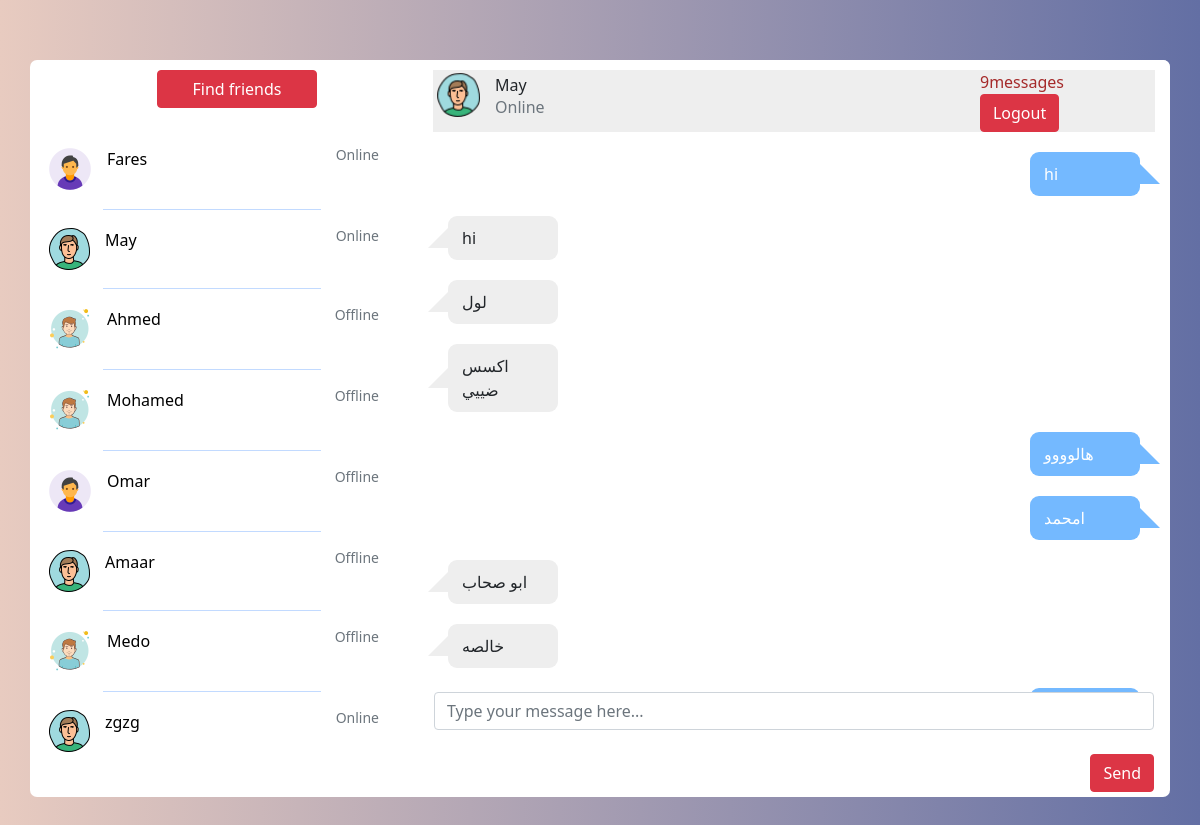
Screenshot of /chatroom.php?name=May (signed in) with the database file from the repository.
### tables this page shows
CREATE TABLE `users` (
  `id` int(7) NOT NULL,
  `user_name` varchar(32) NOT NULL,
  `user_email` varchar(32) NOT NULL,
  `user_password` varchar(32) NOT NULL,
  `user_profile` varchar(255) NOT NULL,
  `user_status` varchar(32) NOT NULL
);

CREATE TABLE `users_chat` (
  `msg_id` int(11) NOT NULL,
  `sender_username` varchar(100) NOT NULL,
  `receiver_username` varchar(100) NOT NULL,
  `msg_content` varchar(255) NOT NULL,
  `msg_stauts` text NOT NULL,
  `msg_date` timestamp NOT NULL DEFAULT current_timestamp()
);

### chatroom.php (the view, shortened to what this page needs)
<!DOCTYPE html>
<?php
include("include/Database_connection.php");
?>
<html lang="">
<head>
  <link href="https://cdn.jsdelivr.net/npm/bootstrap@5.0.2/dist/css/bootstrap.min.css" rel="stylesheet">
  <link rel="stylesheet" href="src/chatroom.css">
</head>
<body>
<div class="container">
  <div class="row no-gutters">
            <?php
                $user=$_SESSION['user_email'];
                $get_user ="select * from users where user_email='$user'";
                $run_user = mysqli_query($connect,$get_user);
                $row = mysqli_fetch_array($run_user);
                $user_name =$row['user_name'];
            ?>
               <?php
                if(isset($_GET['name'])){
                      global $connect;
                     $get_username=$_GET['name'];
                     $get_user= "select * from users where user_name='$get_username'";
                     $run_user=mysqli_query($connect,$get_user);
                     $row_user =mysqli_fetch_array($run_user);
                     $username= $row_user['user_name'];
                     $user_profile_image = $row_user['user_profile'];
                 }else{
                   header("location:login.php");
                }
               $total_messages = "select * from users_chat where (sender_username='$user_name' AND receiver_username='$username') OR (receiver_username='$user_name' AND sender_username='$username')";
               $run_messages =mysqli_query($connect,$total_messages);
               $total = mysqli_num_rows($run_messages);
               ?>
    <div class="col-md-4 border-right" style='
    overflow-y: scroll;
    scroll-behavior: smooth;
    height: 700px;
    overflow-x: hidden;'>
      <div class="settings-tray mx-sm-3 mb-2">
            <form method="post" class="form-inline">
                 <div class="form-group mx-sm-3 mb-2">
                   <button class=" btn btn-danger col-md-6" style="width:160px; margin-left:80px;" name="name">Find friends</button>
                  </div>
                </form>
      </div>
     <?php include("include/get_users_data.php"); ?>
    </div>
    <div class="col-md-8">
      <div class="settings-tray">
        <div class="friend-drawer no-gutters friend-drawer--grey">
          <img class="profile-image" src="<?php echo "$user_profile_image"; ?>" alt="">
          <div class="text">
            <h6><?php echo "$username"; ?></h6>
            <p class="text-muted"><?php
                $login_status=mysqli_query($connect,"select * from users where user_name='$username'");
                $row =mysqli_fetch_array($login_status);
                $login=$row['user_status'];
                if($login=="Online"){
                echo "Online";
              }else{
                 echo "Offline";
                 }
                ?></p>
          </div>
            <form method="post">
                       <span class="total"><?php echo $total; ?>messages</span>
                       <button name="logout" class ="btn btn-danger">Logout</button>
            </form>
        </div>
      </div>
      <div class="chat-panel" style="
    overflow-y: scroll;
    scroll-behavior: smooth;
    height: 550px;
    overflow-x: hidden;">
        <?php
                $sel_msg ="select * from users_chat where (sender_username='$user_name' AND receiver_username='$username') OR (receiver_username='$user_name' AND sender_username='$username') ORDER by 1 ASC";
                $run_msg = mysqli_query($connect,$sel_msg);
                while ($row = mysqli_fetch_array($run_msg)){
                  $sender_username =$row['sender_username'];
                  $receiver_username =$row['receiver_username'];
                  $msg_content = $row['msg_content'];
               ?>
                   <?php
                    if($user_name==$sender_username && $username==$receiver_username){
                        echo "
                            <div class='row no-gutters'>
                              <div class='col-md-3 offset-md-9'>
                                <div class='chat-bubble chat-bubble--right'>
                                          $msg_content
                                </div>
                              </div>
                            </div>
                        ";
                    }elseif($username==$sender_username && $user_name==$receiver_username){
                        echo "
                          <div class='row no-gutters'>
                              <div class='col-md-3'>
                                <div class='chat-bubble chat-bubble--left'>
                                     $msg_content
                                </div>
                              </div>
                            </div>
                        ";
                    }
                   ?>
          <?php }?>
        </div>
                <form method="post" class="form-inline">
                 <div class="form-group mx-sm-3 mb-2">
                  <input class="form-control" type="text" name="msg_content" placeholder="Type your message here...">
                     <br>
                   <button class=" btn btn-danger md-2" style="float:right; margin-bottom:5px;" name="submit">Send</button>
                  </div>
                </form>
      </div>
    </div>
  </div>
</body>
</html>

### include/get_users_data.php (shortened to what this page needs)
<?php include("database/Database_connection.php"); ?>
<?php
$users="select * from users";
$run_users =mysqli_query($connect,$users);
while($row_users=mysqli_fetch_array($run_users)){
    $user_names=$row_users['user_name'];
    $user_profile=$row_users['user_profile'];
    $login=$row_users['user_status'];
    $login_check = $login == "Online" ? "Online":"Offline";
    echo "<a href='chatroom.php?name=$user_names' style='text-decoration:none;'>
    <div class='friend-drawer friend-drawer--onhover'>
        <img class=''profile-image' src='$user_profile' alt=''>
        <div class='text'>
          <h6 style='color:black'>$user_names</h6>
        </div>
        <span class='time text-muted small'>$login_check</span>
      </div>
      <hr>
     </a>";
}
?>

### src/chatroom.css (style rules this page uses)
body { background: #e8cbc0; background: -webkit-linear-gradient(to right, #e8cbc0, #636fa4); background: linear-gradient(to right, #e8cbc0, #636fa4); -webkit-font-smoothing: antialiased; -moz-osx-font-smoothing: grayscale; text-rendering: optimizeLegibility; }
.container { margin: 60px auto; background: #fff; padding: 0; border-radius: 7px; }
.profile-image { width: 50px; height: 50px; border-radius: 0px; }
.settings-tray { background: #fff; padding: 10px 15px; border-radius: 7px; }
.settings-tray .no-gutters { padding: 0; }
input { border: none; border-radius: 30px; width: 80%; }
input::placeholder { color: #000; font-weight: 300; margin-left: 20px; }
.friend-drawer { padding: 10px 15px; display: flex; vertical-align: baseline; background: #fff; transition: 0.3s ease; }
.friend-drawer--grey { background: #eee; }
.friend-drawer .text { margin-left: 12px; width: 70%; }
.friend-drawer .text h6 { margin-top: 6px; margin-bottom: 0; }
.friend-drawer .text p { margin: 0; }
.friend-drawer .time { color: grey; }
hr { margin: 5px auto; width: 60%; }
.chat-bubble { padding: 10px 14px; background: #eee; margin: 10px 30px; border-radius: 9px; position: relative; animation: fadeIn 1s ease-in; }
.chat-bubble:after { content: ""; position: absolute; top: 50%; width: 0; height: 0; border: 20px solid transparent; border-bottom: 0; margin-top: -10px; }
.chat-bubble--left:after { left: 0; border-right-color: #eee; border-left: 0; margin-left: -20px; }
.chat-bubble--right:after { right: 0; border-left-color: #74b9ff; border-right: 0; margin-right: -20px; }
.offset-md-9 .chat-bubble { background: #74b9ff; color: #fff; }
.total { color: brown; margin-right: 15px; }

### rows the page displays
users: user_profile (picture), user_name "Fares", user_status "Online"
users: user_profile (picture), user_name "May", user_status "Online"
users: user_profile (picture), user_name "Ahmed", user_status "Offline"
users: user_profile (picture), user_name "Mohamed", user_status "Offline"
users: user_profile (picture), user_name "Omar", user_status "Offline"
users: user_profile (picture), user_name "Amaar", user_status "Offline"
users: user_profile (picture), user_name "Medo", user_status "Offline"
users: user_profile (picture), user_name "zgzg", user_status "Online"
users_chat: msg_content "hi"
users_chat: msg_content "hi"
users_chat: msg_content "لول"
users_chat: msg_content "اكسس ضييي"
users_chat: msg_content "هالوووو"
users_chat: msg_content "امحمد"
users_chat: msg_content "ابو صحاب"
users_chat: msg_content "خالصه"

### other values shown
$total "9"
